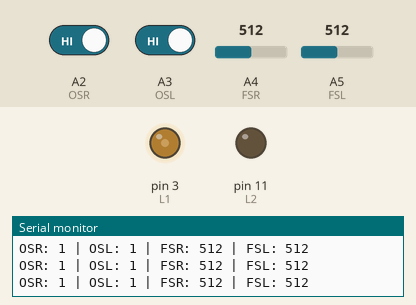
Simulated run of this sketch. Board: Arduino Uno, built with avr-gcc and run on an emulated ATmega328P. Shown: output pins drawn as LEDs (lit = HIGH), the last lines printed to the serial monitor. Dashed ring = blinking. The inputs (shaded band) are chosen by the test bench; at power-on: A2 (OSR) HIGH, A3 (OSL) HIGH, A4 (FSR) = 512, A5 (FSL) = 512. Pins used as bus, display or sensor lines are not drawn.

Above: at 6.2 s.
6.3 s: A2 (OSR) driven LOW
At 6.64 s:
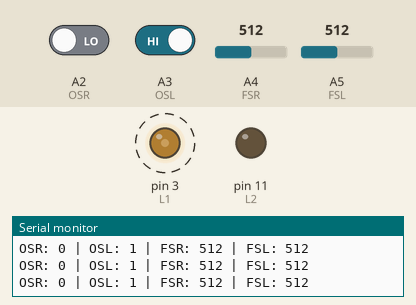
9.3 s: A2 (OSR) driven HIGH
At 9.33 s:
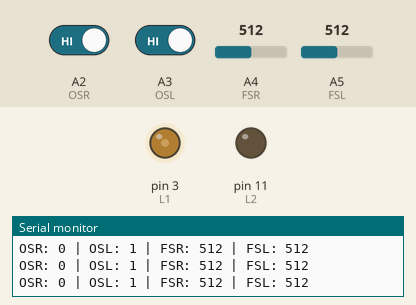
12.3 s: A3 (OSL) driven LOW
At 12.58 s:
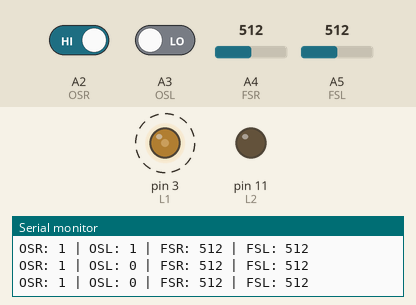
15.3 s: A3 (OSL) driven HIGH
At 15.61 s:
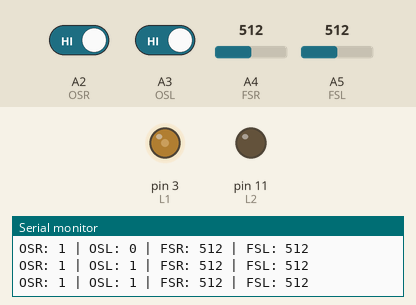
18.3 s: A4 (FSR) set to 990
21.3 s: A4 (FSR) set to 1011
Timing chart, 0 to 24.3 s (numbered marks = the images above; inputs shaded):
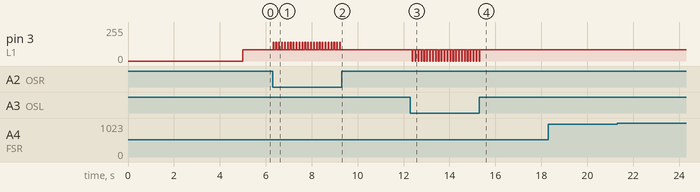

Measured:
- after the input at 6.3 s, pin 3 (L1): alternates 141/255 for 0.03 s and 85/255 for 0.10 s, starting at once
- after the input at 9.3 s, pin 3 (L1): stops changing and stays 85/255
- after the input at 12.3 s, pin 3 (L1): alternates 85/255 for 0.10 s and 0/255 for 0.03 s, starting after 0.08 s
- after the input at 15.3 s, pin 3 (L1): goes on until 15.3 s, then stays 85/255

The sketch:

senju_motor_test.ino
```cpp
#define L1 3   // 左モーター IN1
#define L2 11  // 左モーター IN2
#define R1 9   // 右モーター IN1
#define R2 10  // 右モーター IN2　
#define OSR A2 // 対物センサー右
#define OSL A3 // 対物センサー左
#define FSR A4 // 床センサー右
#define FSL A5  // 床センサー左
#define ST 4  // スタートモジュール

#define MAX_DUTY 900
#define PWM_MAX  255

void set_duty(int L, int R) {
  if (L >= 0) {
    analogWrite(L1, map(L, 0, MAX_DUTY, 0, PWM_MAX));
    analogWrite(L2, 0);
  } else {
    analogWrite(L1, 0);
    analogWrite(L2, map(-L, 0, MAX_DUTY, 0, PWM_MAX));
  }

  if (R >= 0) {
    analogWrite(R1, map(R, 0, MAX_DUTY, 0, PWM_MAX));
    analogWrite(R2, 0);
  } else {
    analogWrite(R1, 0);
    analogWrite(R2, map(-R, 0, MAX_DUTY, 0, PWM_MAX));
  }
}

void stopMove() { set_duty(0, 0); }

void setup() {
  Serial.begin(9600);
  while (!Serial) {}

  pinMode(L1, OUTPUT); pinMode(L2, OUTPUT);
  pinMode(R1, OUTPUT); pinMode(R2, OUTPUT);
  pinMode(OSR, INPUT); pinMode(OSL, INPUT);
  pinMode(FSR, INPUT); pinMode(FSL, INPUT);

  // ----------------------------------------
  // 電源ON → 5秒待機
  // ----------------------------------------
  stopMove();        // 念のためモーターを停止
  delay(5000);       // ここで5秒待つ

}


void loop() {

  // ------------------------------------------------
  // ① 白線センサー（最優先）
  // ------------------------------------------------
  int fsrVal = analogRead(FSR);
  int fslVal = analogRead(FSL);
  bool lineRight = (fsrVal <= 739);
  bool lineLeft  = (fslVal <= 739);

  if (lineRight || lineLeft) {

    // // バック
    // set_duty(-900, -900);
    // delay(200);

    // 右旋回
    set_duty(300, -300);
    delay(100);
  }

  // ------------------------------------------------
  // ② 対物センサー処理（反応中はループ）
  // ------------------------------------------------
  int osr = digitalRead(OSR);
  int osl = digitalRead(OSL);

  if (osr == LOW || osl == LOW) {

    // --- 両方反応 → 加速 ---
    if (osr == LOW && osl == LOW) {
      set_duty(500, 500);
    }
    // --- 右反応 → 右旋回 → 加速 ---
    else if (osr == LOW) {
      set_duty(500, 0);  // 右旋回
      delay(25);
      set_duty(500, 500);   // 突進
    }
    // --- 左反応 → 左旋回 → 加速 ---
    else if (osl == LOW) {
      set_duty(0, 500);  // 左旋回
      delay(25);
      set_duty(500, 500);   // 突進
    }
}
  else {
      // ------------------------------------------------
      // ③ 通常直進（敵なし）
      // ------------------------------------------------
      set_duty(150, 150);
  }


  // ------------------------------------------------
  // デバッグ
  // ------------------------------------------------
  Serial.print("OSR: "); Serial.print(osr);
  Serial.print(" | OSL: "); Serial.print(osl);
  Serial.print(" | FSR: "); Serial.print(fsrVal);
  Serial.print(" | FSL: "); Serial.print(fslVal);
  Serial.println();
}
```
